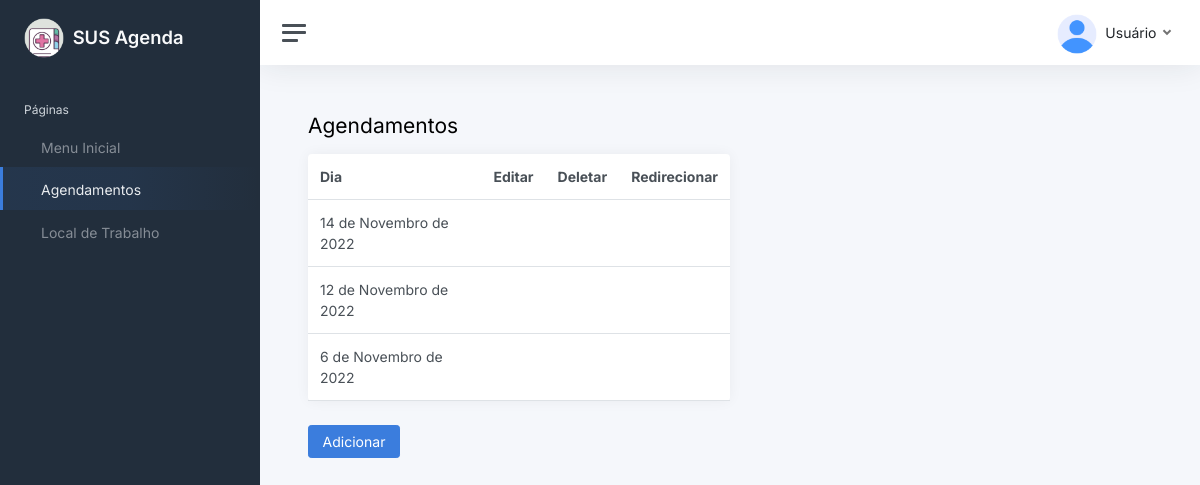
The page /agendamentos/ on the database its author committed.
### Agendamento/models.py (models this page shows, shortened)
class TbAgendamentosmes(models.Model):
    agm_codigo = models.AutoField(primary_key=True)
    agm_data= models.DateField()

### Agendamento/views.py (the view)
# urls.py: path('agendamentos/', views.viTbAgendamentos,),
def viTbAgendamentos(request):
    agendamentos = TbAgendamentosmes.objects.all()
    parametros = {"agendamentosmes": agendamentos,
                  }
    return render(request, "agendamentos.html", parametros)

### Agendamento/templates/agendamentos.html (shortened to what this page needs)
{% load static %}
<!DOCTYPE html>
<html lang="en">
<head>
	<link href="{% static 'css/app.css' %}"  rel="stylesheet">
</head>
<body>
	<div class="wrapper">
		<nav id="sidebar" class="sidebar js-sidebar">
			<div class="sidebar-content js-simplebar">
				<a class="sidebar-brand" href="/inicio/">
					<img src="{% static 'img/icons/unisaude.png' %}" class="avatar img-fluid rounded me-1"/>
				<span class="align-middle">SUS Agenda</span>
        </a>
				<ul class="sidebar-nav">
					<li class="sidebar-header">
						Páginas
					</li>
					<a class="sidebar-link" href="/inicio/">
						 <span class="align-middle">Menu Inicial</span>
					  </a>
					<li class="sidebar-item active">
						<a class="sidebar-link" href="/agendamentos/">
               <span class="align-middle">Agendamentos</span>
            </a>
					</li>
					<li class="sidebar-item">
						<a class="sidebar-link" href="/localdetrabalho/">
               <span class="align-middle">Local de Trabalho</span>
            </a>
					</li>
				</ul>
			</div>
		</nav>
		<div class="main">
			<nav class="navbar navbar-expand navbar-light navbar-bg">
				<a class="sidebar-toggle js-sidebar-toggle">
          <i class="hamburger align-self-center"></i>
        </a>
				<div class="navbar-collapse collapse">
					<ul class="navbar-nav navbar-align">
						<li class="nav-item dropdown">
							<a class="nav-icon dropdown-toggle" href="#" id="alertsDropdown" data-bs-toggle="dropdown">
							</a>
						</li>
						<li class="nav-item dropdown">
							<a class="nav-icon dropdown-toggle" href="#" id="messagesDropdown" data-bs-toggle="dropdown">
							</a>
							<div class="dropdown-menu dropdown-menu-lg dropdown-menu-end py-0" aria-labelledby="messagesDropdown">
									<li class="nav-item dropdown">
										<a class="nav-icon dropdown-toggle" href="#" id="messagesDropdown" data-bs-toggle="dropdown">
											<div class="position-relative">
										</div>
										</a>
										<div class="dropdown-menu dropdown-menu-lg dropdown-menu-end py-0">
											<div class="list-group">
												<a href="#" class="list-group-item">
													<div class="row g-0 align-items-center">
									<li class="nav-item dropdown">
										<a class="nav-link dropdown-toggle d-none d-sm-inline-block" href="#" data-bs-toggle="dropdown">
											<img src="{% static 'img/avatars/user.png'%}" class="avatar img-fluid rounded me-1" /> <span class="text-dark">Usuário</span>
										</a>
						  </a>
									</li>
								</ul>
							</div>
						</nav>
						<main class="content">
							<div class="container-fluid p-0">
						<div class="mb-3">
							<h1 class="h3 d-inline align-middle">Agendamentos</h1>
						</div>
						<div class="col-12 col-lg-6">
							<div class="card flex-fill">
								<table class="table my-0">
									<thead>
										<tr>
										<th class="d-none d-xl-table-cell">Dia</th>
										<th class="d-none d-xl-table-cell">Editar</th>
										<th class="d-none d-xl-table-cell">Deletar</th>
										<th class="d-none d-xl-table-cell">Redirecionar</th>
										</tr>
									</thead>
									<tbody>
										{% for loc in agendamentosmes %}
										<tr>
											<td class="d-none d-xl-table-cell"> {{ loc.agm_data }} </td>
											<td class=""><a href="{% url 'url_update8' loc.agm_codigo %}"></a>
											</td>
											<td class=""><a href="{% url 'url_delete8' loc.agm_codigo %}"></a>
											</td>
											<td>
											</td>
										</tr>
										{% endfor %}
								</table>
							</div>
							<a href="/createAgm/"><button class = "btn btn-primary">Adicionar</button></a>
							<main class="content">
						</div>
			</main>
</body>
</html>

### rows shown on the page
TbAgendamentosmes: agm_data "14 de Novembro de 2022"
TbAgendamentosmes: agm_data "12 de Novembro de 2022"
TbAgendamentosmes: agm_data "6 de Novembro de 2022"
